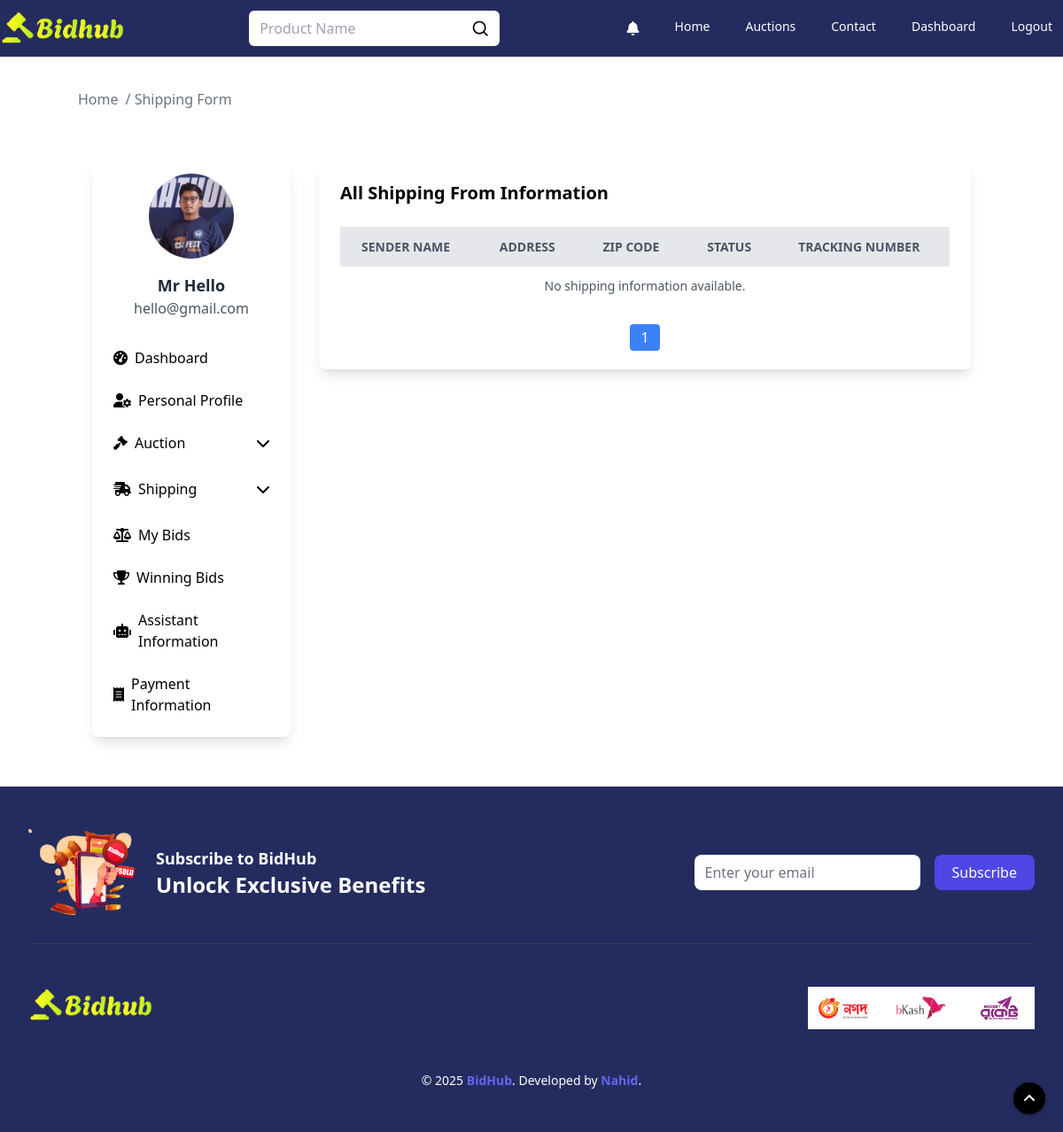
/shipping/from/ (signed in), run on an earlier commit of the app's database.
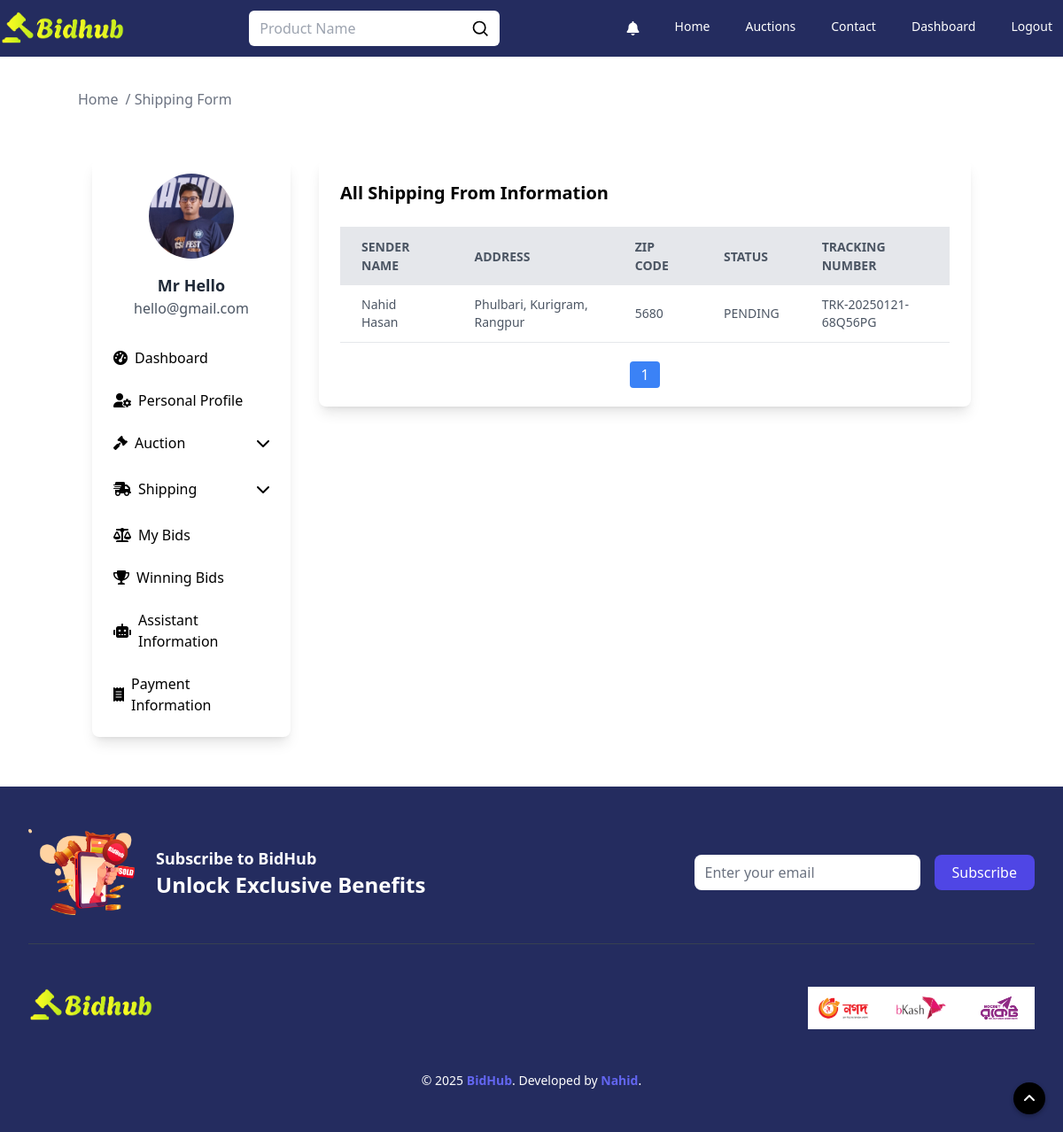
And on a later commit of the database.
### auctions/models.py (models this page shows, shortened)
class User(AbstractUser):
    profile_picture = models.ImageField(upload_to='profile_pictures', null=True, blank=True)
    email = models.EmailField(_('email address'), unique=True)
    province = models.CharField(max_length=100, blank=True)
    city = models.CharField(max_length=100, blank=True)
    zone = models.CharField(max_length=100, blank=True)
    address = models.TextField(null=True, blank=True)
    zip_code = models.CharField(max_length=20, blank=True)
    phone = models.CharField(max_length=15, blank=True)
    objects = CustomUserManager()
    USERNAME_FIELD = 'username'
    EMAIL_FIELD = 'email'
    REQUIRED_FIELDS = ['email']

class ShippingAddress(models.Model):
    STATUS_CHOICES = [
        ('PENDING', 'Pending'),
        ('PACKED', 'Packed'),
        ('SHIPPED', 'Shipped'),
        ('IN_TRANSIT', 'In Transit'),
        ('OUT_FOR_DELIVERY', 'Out for Delivery'),
        ('DELIVERED', 'Delivered'),
    ]
    user = models.ForeignKey(User, on_delete=models.CASCADE, related_name='shipping_addresses')
    auction = models.ForeignKey(AuctionList, on_delete=models.SET_NULL, null=True, blank=True,
                                related_name='shipping_addresses')
    recipient_name = models.CharField(max_length=255)
    phone_number = models.CharField(max_length=20)
    province = models.CharField(max_length=100)
    city = models.CharField(max_length=100)
    zone = models.CharField(max_length=100, blank=True)
    street_address = models.TextField()
    zip_code = models.CharField(max_length=20)
    additional_instructions = models.TextField(blank=True, null=True)
    tracking_number = models.CharField(max_length=100, unique=True, blank=True, null=True)
    status = models.CharField(max_length=20, choices=STATUS_CHOICES, default='PENDING')
    estimated_delivery_date = models.DateField(blank=True, null=True)
    created_at = models.DateTimeField(auto_now_add=True)
    updated_at = models.DateTimeField(auto_now=True)

class AuctionList(models.Model):
    user = models.ForeignKey(User, on_delete=models.CASCADE, null=True)
    title = models.CharField(max_length=2000)
    desc = tinymce_models.HTMLField()
    starting_bid = models.IntegerField()
    buy_now_price = models.IntegerField(default=0)
    bid_watch_list = models.IntegerField(default=0)
    expire_date = models.DateTimeField(blank=False, null=True)
    categories = models.ManyToManyField('Category', through='AuctionCategory')
    active_bool = models.BooleanField(default=True)

### auctions/views.py (the view)
# urls.py: path('shipping/from/', views.shipping_from, name='shipping_from'),
@login_required(login_url='login')
def shipping_from(request):
    user = request.user
    profile_picture_url = getattr(user.profile_picture, 'url', None)
    if profile_picture_url:
        profile_picture_url = request.build_absolute_uri(profile_picture_url)
    shipping_addresses = (
        ShippingAddress.objects
        .filter(user=user)
        .select_related('auction__user')
        .order_by('-created_at')
    )
    paginator = Paginator(shipping_addresses, 5)
    page_number = request.GET.get("page")
    page_obj = paginator.get_page(page_number)
    return render(request, "shipping_from.html", {
        'email': user.email,
        'name': f"{user.first_name} {user.last_name}",
        'profile_picture': profile_picture_url,
        'shipping_addresses': page_obj,
        'total_from': paginator.count
    })

### auctions/templates/shipping_from.html (shortened to what this page needs)
{% extends "layout.html" %}
{% load static %}
{% block body %}
    <div class="max-w-[1280px] w-full m-auto">
        <div class="pt-[100px]">
            <div class="container mx-auto">
                <ul class="flex space-x-2 text-gray-500">
                    <li><a href="/" class="hover:text-blue-500">Home</a></li>
                    <li><span> / Shipping Form</span></li>
                </ul>
            </div>
        </div>
        <section class="my-10">
            <div class="container mx-auto">
                <div class="flex flex-wrap justify-center">
                    {% include "sidebar.html" %}
                    <div class="w-full sm:w-2/3 lg:w-3/4 p-4">
                        <div class="bg-white shadow-lg rounded-lg p-6 mb-10">
                            <h5 class="text-xl font-semibold mb-6">All Shipping From Information</h5>
                            <div class="w-full overflow-x-auto">
                                <table class="min-w-full bg-white">
                                    <thead>
                                    <tr class="w-full bg-gray-200 text-gray-600 uppercase text-sm leading-normal">
                                        <th class="py-3 px-6 text-left">Sender Name</th>
                                        <th class="py-3 px-6 text-left">Address</th>
                                        <th class="py-3 px-6 text-left">ZIP Code</th>
                                        <th class="py-3 px-6 text-left">Status</th>
                                        <th class="py-3 px-6 text-left">Tracking Number</th>
                                    </tr>
                                    </thead>
                                    <tbody class="text-gray-600 text-sm font-light">
                                    {% for address in shipping_addresses %}
                                        <tr class="border-b border-gray-200 hover:bg-gray-100">
                                            <td class="py-3 px-6">{{ address.auction.user.get_full_name }}</td>
                                            <td class="py-3 px-6">{{ address.auction.user.zone }}, {{ address.auction.user.city }}, {{ address.auction.user.province }}</td>
                                            <td class="py-3 px-6">{{ address.auction.user.zip_code }}</td>
                                            <td class="py-3 px-6">{{ address.status }}</td>
                                            <td class="py-3 px-6">{{ address.tracking_number }}</td>
                                        </tr>
                                        {% empty %}
                                        <tr>
                                            <td colspan="5" class="text-center py-3">No shipping information
                                                available.
                                            </td>
                                        </tr>
                                    {% endfor %}
                                    </tbody>
                                </table>
                            </div>
                            <div class="mt-6 flex justify-center">
                                <ul class="flex space-x-2">
                                    {% for num in shipping_addresses.paginator.page_range %}
                                        {% if num == 1 or num == shipping_addresses.paginator.num_pages %}
                                            <li>
                                                <a href="?page={{ num }}"
                                                   class="{% if num == shipping_addresses.number %} bg-blue-500 text-white {% else %} bg-gray-200 text-gray-700 {% endif %} px-3 py-1 rounded">
                                                    {{ num }}
                                                </a>
                                            </li>
                                        {% elif num == shipping_addresses.number|add:"-2" or num == shipping_addresses.number|add:"2" %}
                                            <li>
                                                <span class="px-3 py-1">...</span>
                                            </li>
                                        {% endif %}
                                    {% endfor %}
                                </ul>
                            </div>
                        </div>
                    </div>
                </div>
            </div>
        </section>
    </div>
{% endblock %}

### auctions/templates/sidebar.html (shortened to what this page needs)
{% load static %}
{% block body %}
    {% url 'userProfile' as user_profile_url %}
    {% url 'userDashboard' as user_dashboard_url %}
    {% url 'myAuction' as my_auction_url %}
    {% url 'userBids' as user_bids_url %}
    {% url 'userWinBids' as user_win_bids_url %}
    {% url 'paymentInformation' as payment_info_url %}
    {% url 'create' as create_auction_url %}
    {% url 'assistant_info' as assistant_info %}
    {% url 'shipping_to' as shipping_to %}
    {% url 'shipping_from' as shipping_from %}
    <div class="w-full sm:w-1/3 lg:w-1/4 p-4">
        <div class="bg-white shadow-lg rounded-lg p-4 sticky top-20">
            <div class="flex flex-col items-center">
                <div class="relative w-24 h-24 rounded-full overflow-hidden">
                    <form id="profile-pic-form" method="post" enctype="multipart/form-data">
                        <img id="profile-pic-preview" class="object-cover w-[100px] h-[100px]"
                             src="{% if profile_picture %}{{ profile_picture }}{% else %}{% static 'images/men.png' %}{% endif %}"
                             alt="{{ username }}">
                    </form>
                </div>
                <h5 class="mt-4 text-lg font-semibold text-gray-800">
                    {% if name %}{{ name }}{% else %}None{% endif %}
                </h5>
                <span class="text-gray-600">{{ user.email }}</span>
            </div>
            <ul class="mt-6 space-y-2">
                <li>
                    <a href="{{ user_dashboard_url }}"
                       class="flex items-center p-2 rounded w-full {% if request.path == user_dashboard_url %}bg-[#242c5f] text-white{% else %}text-black hover:bg-[#242c5f] hover:text-white{% endif %}">
                        <i class="fas fa-tachometer-alt mr-2"></i> Dashboard
                    </a>
                </li>
                <li>
                    <a href="{{ user_profile_url }}"
                       class="flex items-center p-2 rounded w-full {% if request.path == user_profile_url %}bg-[#242c5f] text-white{% else %}text-black hover:bg-[#242c5f] hover:text-white{% endif %}">
                        <i class="fas fa-user-cog mr-2"></i> Personal Profile
                    </a>
                </li>
                <li class="w-full">
                    <button onclick="toggleMenu('auction-menu', 'chevron-icon')"
                            class="flex items-center justify-between p-2 rounded w-full text-black hover:bg-[#242c5f] hover:text-white transition-colors"
                            data-url="{{ create_auction_url }}">
                        <span class="flex items-center">
                            <i class="fas fa-gavel mr-2"></i> Auction
                        </span>
                        <i id="chevron-icon" class="fas fa-chevron-down transition-transform duration-300"></i>
                    </button>
                </li>
                <li class="w-full">
                    <button onclick="toggleMenu('shipping-menu', 'shipping-chevron')"
                            class="flex items-center justify-between p-2 rounded w-full text-black hover:bg-[#242c5f] hover:text-white transition-colors"
                            data-url="{{ shipping_from }}">
                        <span class="flex items-center">
                            <i class="fa-solid fa-truck-fast mr-2"></i> Shipping
                        </span>
                        <i id="chevron-icon" class="fas fa-chevron-down transition-transform duration-300"></i>
                    </button>
                </li>
                <li>
                    <a href="{{ user_bids_url }}"
                       class="flex items-center p-2 rounded w-full {% if request.path == user_bids_url %}bg-[#242c5f] text-white{% else %}text-black hover:bg-[#242c5f] hover:text-white{% endif %}">
                        <i class="fas fa-balance-scale mr-2"></i> My Bids
                    </a>
                </li>
                <li>
                    <a href="{{ user_win_bids_url }}"
                       class="flex items-center p-2 rounded w-full {% if request.path == user_win_bids_url %}bg-[#242c5f] text-white{% else %}text-black hover:bg-[#242c5f] hover:text-white{% endif %}">
                        <i class="fas fa-trophy mr-2"></i> Winning Bids
                    </a>
                </li>
                <li>
                    <a href="{{ assistant_info }}"
                       class="flex items-center p-2 rounded w-full {% if request.path == assistant_info %}bg-[#242c5f] text-white{% else %}text-black hover:bg-[#242c5f] hover:text-white{% endif %}">
                        <i class="fa-solid fa-robot mr-2"></i> Assistant Information
                    </a>
                </li>
                <li>
                    <a href="{{ payment_info_url }}"
                       class="flex items-center p-2 rounded w-full {% if request.path == payment_info_url %}bg-[#242c5f] text-white{% else %}text-black hover:bg-[#242c5f] hover:text-white{% endif %}">
                        <i class="fas fa-receipt mr-2"></i> Payment Information
                    </a>
                </li>
            </ul>
        </div>
    </div>
{% endblock %}

What changed in the data, as far as the page shows it:
added ShippingAddress: recipient_name "Mr Hello", auction.user.get_full_name "Nahid Hasan", auction.user.zone "Phulbari", auction.user.city "Kurigram", auction.user.province "Rangpur", auction.user.zip_code "5680", status "PENDING", tracking_number "TRK-20250121-68Q56PG"
Also different on the page:
{{ name }}: "Mr Hello" → (not shown)
text no longer shown: "No shipping information available."
